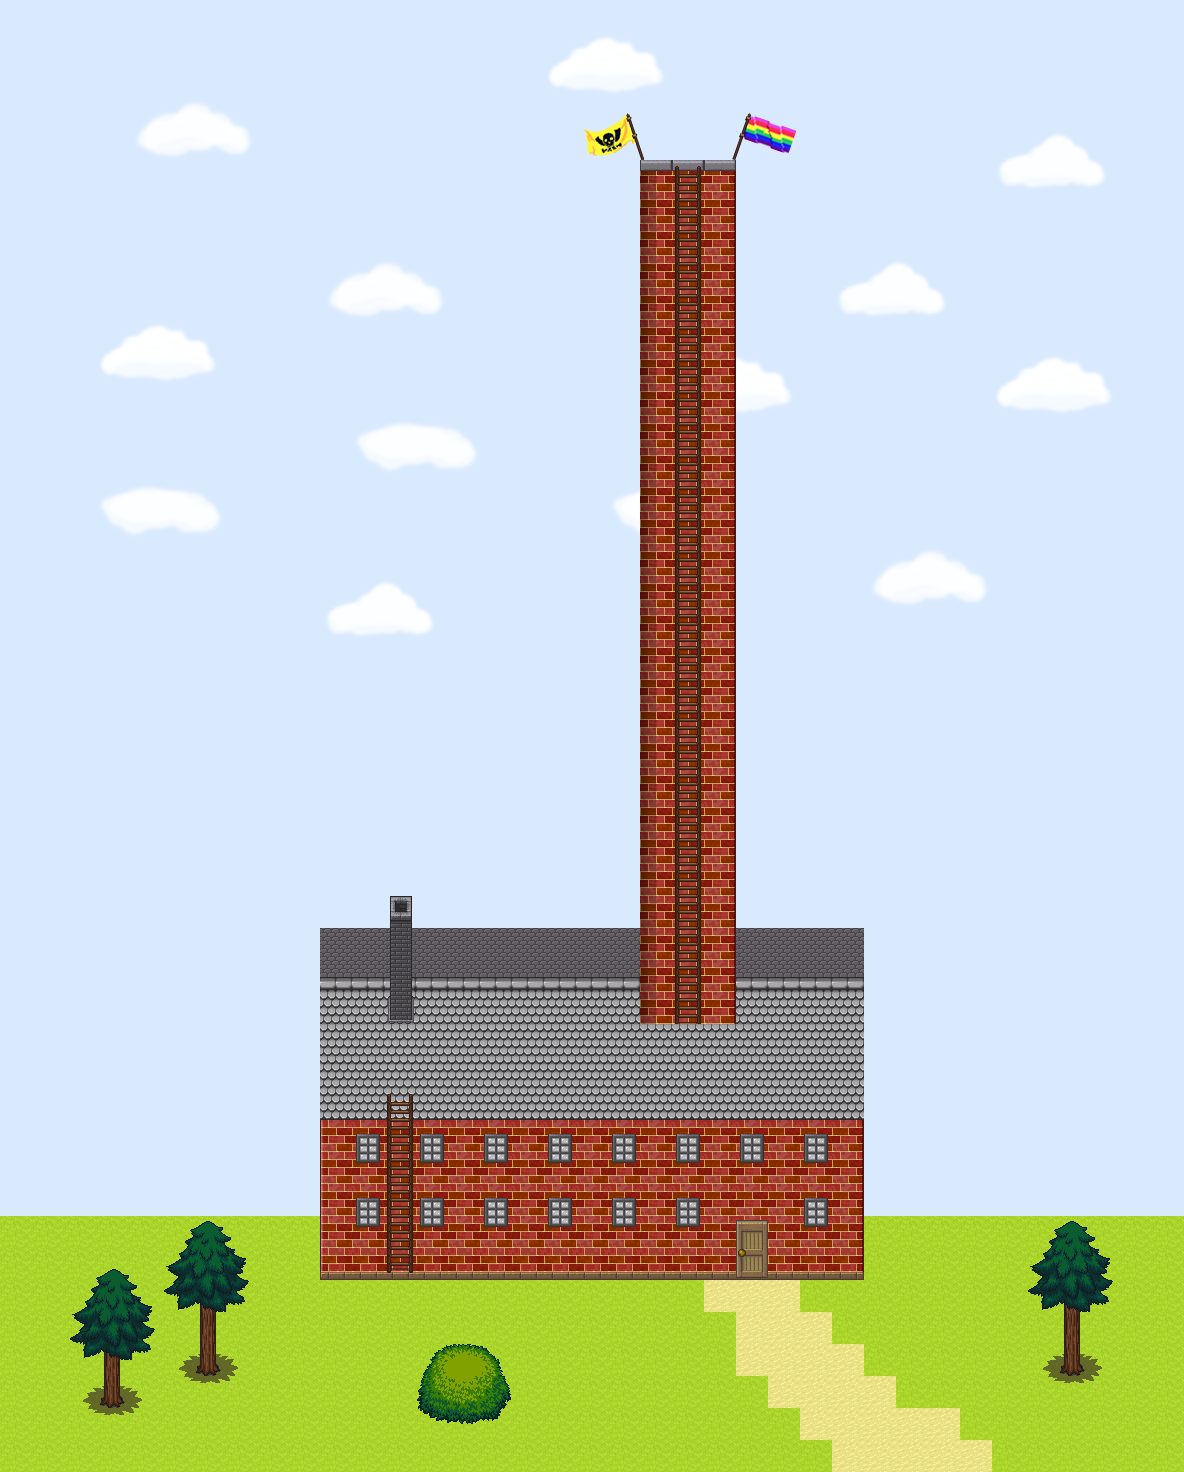

This game map was drawn from its Tiled (.tmx) file and the tilesets committed beside it. A one-line description and the trimmed map source follow:
An orthogonal 37x46 tile map with 32x32 px tiles, 22 tile layers (Block, exitTop, youtube, start, ...), 5 tilesets and 1 object (website).

<map version="1.5" tiledversion="1.7.2" orientation="orthogonal" renderorder="right-down" width="37" height="46" tilewidth="32" tileheight="32" infinite="0" nextlayerid="26" nextobjectid="2">
 <editorsettings>
  <export target="main.json" format="json" />
 </editorsettings>
 <properties>
  <property name="mapCopyright" value="This Map by Thoddi is licensed unter CC-BY-NC-SA 4.0" />
 </properties>
 <tileset firstgid="1" source="tiles/base_out_atlas.tsx" />
 <tileset firstgid="1025" source="tiles/BaseChip_pipo.tsx" />
 <tileset firstgid="1977" source="tiles/clouds.tsx" />
 <tileset firstgid="2017" source="tiles/mapUtilities.tsx" />
 <tileset firstgid="2026" source="tiles/Flags.tsx" />
 <layer id="10" name="Block" width="37" height="46">
  <data>[1702 cells, 1309 non-empty, 1 distinct tile ids]</data>
 </layer>
 <layer id="21" name="exitTop" width="37" height="46">
  <properties>
   <property name="exitUrl" value="main.json#start2" />
  </properties>
  <data>[1702 cells, 1 non-empty, 1 distinct tile ids]</data>
 </layer>
 <layer id="22" name="youtube" width="37" height="46">
  <properties>
   <property name="openWebsite" value="https://www.youtube.com/embed/kda9DzeDLw4" />
   <property name="openWebsiteTrigger" value="onaction" />
   <property name="openWebsiteTriggerMessage" value="Press Space to watch a christmas greeting..." />
  </properties>
  <data>[1702 cells, 3 non-empty, 1 distinct tile ids]</data>
 </layer>
 <layer id="13" name="start" width="37" height="46">
  <properties>
   <property name="startLayer" type="bool" value="true" />
  </properties>
  <data>[1702 cells, 5 non-empty, 1 distinct tile ids]</data>
 </layer>
 <layer id="19" name="start2" width="37" height="46">
  <properties>
   <property name="startLayer" type="bool" value="true" />
  </properties>
  <data>[1702 cells, 9 non-empty, 1 distinct tile ids]</data>
 </layer>
 <layer id="20" name="silent" width="37" height="46">
  <properties>
   <property name="silent" type="bool" value="true" />
  </properties>
  <data>[1702 cells, 5 non-empty, 1 distinct tile ids]</data>
 </layer>
 <layer id="4" name="Gras" width="37" height="46">
  <data>[1702 cells, 296 non-empty, 1 distinct tile ids]</data>
 </layer>
 <layer id="12" name="Weg" width="37" height="46">
  <data>[1702 cells, 24 non-empty, 1 distinct tile ids]</data>
 </layer>
 <layer id="5" name="Himmel" width="37" height="46">
  <data>[1702 cells, 1406 non-empty, 2 distinct tile ids]</data>
 </layer>
 <layer id="11" name="Wolken" width="37" height="46">
  <data>[1702 cells, 104 non-empty, 32 distinct tile ids]</data>
 </layer>
 <layer id="8" name="Dach2" width="37" height="46">
  <data>[1702 cells, 51 non-empty, 3 distinct tile ids]</data>
 </layer>
 <layer id="2" name="Schornstein" width="37" height="46">
  <data>[1702 cells, 105 non-empty, 6 distinct tile ids]</data>
 </layer>
 <layer id="16" name="SchornsteinTop" width="37" height="46">
  <data>[1702 cells, 3 non-empty, 1 distinct tile ids]</data>
 </layer>
 <layer id="6" name="Haus" width="37" height="46">
  <data>[1702 cells, 85 non-empty, 6 distinct tile ids]</data>
 </layer>
 <layer id="7" name="Dach" width="37" height="46">
  <data>[1702 cells, 51 non-empty, 2 distinct tile ids]</data>
 </layer>
 <layer id="3" name="Leiter" width="37" height="46">
  <data>[1702 cells, 33 non-empty, 3 distinct tile ids]</data>
 </layer>
 <layer id="23" name="Wurzel" width="37" height="46">
  <data>[1702 cells, 24 non-empty, 12 distinct tile ids]</data>
 </layer>
 <layer id="9" name="Türen Fenster" width="37" height="46">
  <data>[1702 cells, 32 non-empty, 4 distinct tile ids]</data>
 </layer>
 <objectgroup id="14" name="floorLayer">
  <object id="1" name="YoutubeVideo" type="website" x="600.667" y="1.42109e-14" width="172.667" height="112">
   <properties>
    <property name="url" value="https://www.youtube.com/embed/kda9DzeDLw4" />
   </properties>
  </object>
 </objectgroup>
 <layer id="24" name="Stamm" width="37" height="46">
  <data>[1702 cells, 6 non-empty, 1 distinct tile ids]</data>
 </layer>
 <layer id="25" name="Baumkrone" width="37" height="46">
  <data>[1702 cells, 33 non-empty, 24 distinct tile ids]</data>
 </layer>
 <layer id="15" name="Schornstein2" width="37" height="46">
  <data>[1702 cells, 4 non-empty, 3 distinct tile ids]</data>
 </layer>
 <layer id="17" name="Flaggen" width="37" height="46">
  <data>[1702 cells, 12 non-empty, 12 distinct tile ids]</data>
 </layer>
</map>
